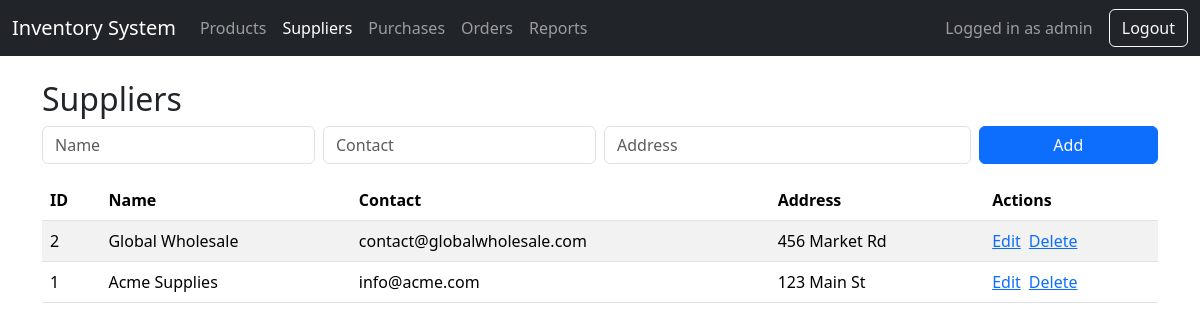
Screenshot of /index.php?page=suppliers (signed in) with the database file from the repository.
### tables this page shows
CREATE TABLE `suppliers` (
  `id` INT UNSIGNED NOT NULL AUTO_INCREMENT,
  `name` VARCHAR(191) NOT NULL,
  `contact` VARCHAR(191) DEFAULT NULL,
  `address` VARCHAR(191) DEFAULT NULL,
  PRIMARY KEY (`id`)
);

### index.php (the view, shortened to what this page needs)
<?php
$host = getenv('DB_HOST') ?: getenv('MYSQL_HOST') ?: 'localhost';
$db   = getenv('DB_NAME') ?: getenv('MYSQL_DATABASE') ?: 'sqldb';
$user = getenv('DB_USER') ?: getenv('MYSQL_USER') ?: 'root';
$pass = getenv('DB_PASSWORD');
if ($pass === false) {
    $pass = getenv('MYSQL_PASSWORD');
    if ($pass === false) {
        $pass = getenv('MYSQL_ROOT_PASSWORD') ?: '';
    }
}
$connection = mysqli_connect($host, $user, $pass, $db);
$page = isset($_GET['page']) ? $_GET['page'] : 'products';
$updateData = null;
?>
<!DOCTYPE html>
<html>
<head>
    <link rel="stylesheet" href="https://cdn.jsdelivr.net/npm/bootstrap@5.3.2/dist/css/bootstrap.min.css">
</head>
<body>
<nav class="navbar navbar-expand-lg navbar-dark bg-dark">
    <div class="container-fluid">
        <a class="navbar-brand" href="index.php">Inventory System</a>
        <div class="collapse navbar-collapse" id="navbarNav">
            <ul class="navbar-nav me-auto mb-2 mb-lg-0">
                <li class="nav-item"><a class="nav-link <?php echo $page === 'products' ? 'active' : ''; ?>" href="?page=products">Products</a></li>
                <li class="nav-item"><a class="nav-link <?php echo $page === 'suppliers' ? 'active' : ''; ?>" href="?page=suppliers">Suppliers</a></li>
                <li class="nav-item"><a class="nav-link <?php echo $page === 'purchases' ? 'active' : ''; ?>" href="?page=purchases">Purchases</a></li>
                <li class="nav-item"><a class="nav-link <?php echo $page === 'orders' ? 'active' : ''; ?>" href="?page=orders">Orders</a></li>
                <li class="nav-item"><a class="nav-link <?php echo basename($_SERVER['PHP_SELF']) === 'reports.php' ? 'active' : ''; ?>" href="reports.php">Reports</a></li>
            </ul>
            <span class="navbar-text me-3">Logged in as <?php echo htmlspecialchars($_SESSION['username']); ?></span>
            <a class="btn btn-outline-light" href="logout.php">Logout</a>
        </div>
    </div>
</nav>
<div class="container my-4">
<?php
switch ($page) {
    case 'suppliers':
        echo '<h2>Suppliers</h2>';
        $sid = $updateData['id'] ?? '';
        $sname = $updateData['name'] ?? '';
        $scontact = $updateData['contact'] ?? '';
        $saddress = $updateData['address'] ?? '';
        echo '<form method="post" action="" class="row g-2">';
        echo '<div class="col-md-3"><input class="form-control" type="text" name="name" placeholder="Name" value="' . htmlspecialchars($sname) . '" required></div>';
        echo '<div class="col-md-3"><input class="form-control" type="text" name="contact" placeholder="Contact" value="' . htmlspecialchars($scontact) . '"></div>';
        echo '<div class="col-md-4"><input class="form-control" type="text" name="address" placeholder="Address" value="' . htmlspecialchars($saddress) . '"></div>';
        echo '<div class="col-md-2"><button type="submit" class="btn btn-primary w-100">' . ($sid ? 'Update' : 'Add') . '</button></div>';
        echo '</form>';
        $res = mysqli_query($connection, 'SELECT * FROM suppliers ORDER BY id DESC');
        echo '<table class="table table-striped table-hover mt-3"><thead><tr><th>ID</th><th>Name</th><th>Contact</th><th>Address</th><th>Actions</th></tr></thead><tbody>';
        while ($row = mysqli_fetch_assoc($res)) {
            echo '<tr>';
            echo '<td>' . $row['id'] . '</td>';
            echo '<td>' . htmlspecialchars($row['name']) . '</td>';
            echo '<td>' . htmlspecialchars($row['contact']) . '</td>';
            echo '<td>' . htmlspecialchars($row['address']) . '</td>';
            echo '<td><a href="?page=suppliers&edit=' . $row['id'] . '&entity=supplier" class="me-2">Edit</a>';
            echo '<a href="?page=suppliers&delete=' . $row['id'] . '&entity=supplier" onclick="return confirm(\'Delete this supplier?\')">Delete</a></td>';
            echo '</tr>';
        }
        echo '</tbody></table>';
        break;
}
?>
</div>
</body>
</html>

### rows the page displays
suppliers: id "2", name "Global Wholesale", contact "contact@globalwholesale.com", address "456 Market Rd"
suppliers: id "1", name "Acme Supplies", contact "info@acme.com", address "123 Main St"

### other values shown
$_SESSION['username'] "admin"
